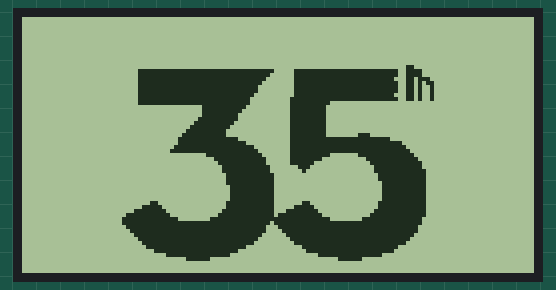
Recording of a sketch running on a simulated Arduino Uno, built with avr-gcc and run on an emulated ATmega328P. On the bench: 128×64 one-colour display.

Above: at 0.1 s.

The sketch:

ShowBitmap.ino
```cpp
#include <U8g2lib.h>

U8G2_ST7920_128X64_F_SW_SPI u8g2(U8G2_R0, 4, 3, 2);

// width: 128, height: 62  下面图的编码图

static const unsigned char bmp1[] U8X8_PROGMEM = {
0x00,0x00,0x00,0x00,0x00,0x00,0x00,0x00,0x00,0x00,0x00,0x00,0x00,0x00,0x00,0x00,0x00,0x00,0x00,0x00,0x00,0x00,0x00,0x00,0x00,0x00,0x00,0x00,0x00,0x00,0x00,0x00,
0x00,0x00,0x00,0x00,0x00,0x00,0x00,0x00,0x00,0x00,0x00,0x00,0x00,0x00,0x00,0x00,0x00,0x00,0x00,0x00,0x00,0x00,0x00,0x00,0x00,0x00,0x00,0x00,0x00,0x00,0x00,0x00,
0x00,0x00,0x00,0x00,0x00,0x00,0x00,0x00,0x00,0x00,0x00,0x00,0x00,0x00,0x00,0x00,0x00,0x00,0x00,0x00,0x00,0x00,0x00,0x00,0x00,0x00,0x00,0x00,0x00,0x00,0x00,0x00,
0x00,0x00,0x00,0x00,0x00,0x00,0x00,0x00,0x00,0x00,0x00,0x00,0x00,0x00,0x00,0x00,0x00,0x00,0x00,0x00,0x00,0x00,0x00,0x00,0x00,0x00,0x00,0x00,0x00,0x00,0x00,0x00,
0x00,0x00,0x00,0x00,0x00,0x00,0x00,0x00,0x00,0x00,0x00,0x00,0x00,0x00,0x00,0x00,0x00,0x00,0x00,0x00,0x00,0x00,0x00,0x00,0x00,0x00,0x00,0x00,0x00,0x00,0x00,0x00,
0x00,0x00,0x00,0x00,0x00,0x00,0x00,0x00,0x00,0x00,0x00,0x00,0x00,0x00,0x00,0x00,0x00,0x00,0x00,0x00,0x00,0x00,0x00,0x00,0x00,0x00,0x00,0x00,0x00,0x00,0x00,0x00,
0x00,0x00,0x00,0x00,0x00,0x00,0x00,0x00,0x00,0x00,0x00,0x00,0x03,0x00,0x00,0x00,0x00,0x00,0x00,0xE0,0xFF,0xFF,0xFF,0x7F,0xF0,0xFF,0xFF,0x3F,0x0F,0x00,0x00,0x00,
0x00,0x00,0x00,0xE0,0xFF,0xFF,0xFF,0x3F,0xF0,0xFF,0xFF,0x3F,0x0F,0x00,0x00,0x00,0x00,0x00,0x00,0xE0,0xFF,0xFF,0xFF,0x1F,0xF0,0xFF,0xFF,0x1F,0x3B,0x00,0x00,0x00,
0x00,0x00,0x00,0xE0,0xFF,0xFF,0xFF,0x0F,0xF0,0xFF,0xFF,0x3F,0x6B,0x00,0x00,0x00,0x00,0x00,0x00,0xE0,0xFF,0xFF,0xFF,0x07,0xF0,0xFF,0xFF,0x3F,0x4B,0x00,0x00,0x00,
0x00,0x00,0x00,0xE0,0xFF,0xFF,0xFF,0x07,0xF0,0xFF,0xFF,0x3F,0x4B,0x00,0x00,0x00,0x00,0x00,0x00,0xE0,0xFF,0xFF,0xFF,0x03,0xF0,0xFF,0xFF,0x1F,0x4B,0x00,0x00,0x00,
0x00,0x00,0x00,0xE0,0xFF,0xFF,0xFF,0x01,0xF8,0xFF,0xFF,0x3F,0x4B,0x00,0x00,0x00,0x00,0x00,0x00,0xE0,0xFF,0xFF,0xFF,0x01,0xF8,0x1F,0x00,0x00,0x00,0x00,0x00,0x00,
0x00,0x00,0x00,0x00,0x00,0xE0,0xFF,0x00,0xF8,0x0F,0x00,0x00,0x00,0x00,0x00,0x00,0x00,0x00,0x00,0x00,0x00,0xE0,0x7F,0x00,0xF8,0x0F,0x00,0x00,0x00,0x00,0x00,0x00,
0x00,0x00,0x00,0x00,0x00,0xE0,0x3F,0x00,0xF8,0x0F,0x00,0x00,0x00,0x00,0x00,0x00,0x00,0x00,0x00,0x00,0x00,0xF0,0x3F,0x00,0xF8,0x0F,0x00,0x00,0x00,0x00,0x00,0x00,
0x00,0x00,0x00,0x00,0x00,0xF8,0x1F,0x00,0xF8,0x0F,0x00,0x00,0x00,0x00,0x00,0x00,0x00,0x00,0x00,0x00,0x00,0xFC,0x0F,0x00,0xF8,0x0F,0x00,0x00,0x00,0x00,0x00,0x00,
0x00,0x00,0x00,0x00,0x00,0xFE,0x07,0x00,0xF8,0x0F,0x00,0x00,0x00,0x00,0x00,0x00,0x00,0x00,0x00,0x00,0x00,0xFF,0x07,0x00,0xF8,0x0F,0x70,0x00,0x00,0x00,0x00,0x00,
0x00,0x00,0x00,0x00,0x80,0xFF,0x3F,0x00,0xF8,0xFF,0xFF,0x0F,0x00,0x00,0x00,0x00,0x00,0x00,0x00,0x00,0x80,0xFF,0xFF,0x00,0xF8,0xFF,0xFF,0x7F,0x00,0x00,0x00,0x00,
0x00,0x00,0x00,0x00,0xC0,0xFF,0xFF,0x03,0xF8,0xFF,0xFF,0xFF,0x00,0x00,0x00,0x00,0x00,0x00,0x00,0x00,0xE0,0xFF,0xFF,0x07,0xF8,0xFF,0xFF,0xFF,0x01,0x00,0x00,0x00,
0x00,0x00,0x00,0x00,0x00,0xC0,0xFF,0x0F,0xF8,0x1F,0xF0,0xFF,0x03,0x00,0x00,0x00,0x00,0x00,0x00,0x00,0x00,0x00,0xFF,0x1F,0xF8,0x07,0xC0,0xFF,0x07,0x00,0x00,0x00,
0x00,0x00,0x00,0x00,0x00,0x00,0xFE,0x1F,0xF8,0x01,0x80,0xFF,0x0F,0x00,0x00,0x00,0x00,0x00,0x00,0x00,0x00,0x00,0xFC,0x3F,0xE0,0x00,0x00,0xFF,0x0F,0x00,0x00,0x00,
0x00,0x00,0x00,0x00,0x00,0x00,0xFC,0x3F,0x40,0x00,0x00,0xFF,0x1F,0x00,0x00,0x00,0x00,0x00,0x00,0x00,0x00,0x00,0xF8,0x7F,0x00,0x00,0x00,0xFE,0x1F,0x00,0x00,0x00,
0x00,0x00,0x00,0x00,0x00,0x00,0xF8,0x7F,0x00,0x00,0x00,0xFE,0x1F,0x00,0x00,0x00,0x00,0x00,0x00,0x00,0x00,0x00,0xF8,0x7F,0x00,0x00,0x00,0xFC,0x1F,0x00,0x00,0x00,
0x00,0x00,0x00,0x00,0x00,0x00,0xF0,0x7F,0x00,0x00,0x00,0xFC,0x1F,0x00,0x00,0x00,0x00,0x00,0x00,0x00,0x00,0x00,0xF0,0x7F,0x00,0x00,0x00,0xFC,0x1F,0x00,0x00,0x00,
0x00,0x00,0x00,0x00,0x00,0x00,0xF0,0x7F,0x00,0x00,0x00,0xFC,0x1F,0x00,0x00,0x00,0x00,0x00,0x00,0x00,0x00,0x00,0xF0,0x7F,0x00,0x00,0x00,0xFC,0x1F,0x00,0x00,0x00,
0x00,0x00,0x00,0x00,0x03,0x00,0xF8,0x7F,0xC0,0x00,0x00,0xFE,0x1F,0x00,0x00,0x00,0x00,0x00,0x00,0xC0,0x07,0x00,0xF8,0x7F,0xF0,0x01,0x00,0xFE,0x1F,0x00,0x00,0x00,
0x00,0x00,0x00,0xF0,0x0F,0x00,0xFC,0x7F,0xFC,0x03,0x00,0xFF,0x1F,0x00,0x00,0x00,0x00,0x00,0x00,0xFC,0x1F,0x00,0xFE,0x7F,0xFF,0x07,0x80,0xFF,0x1F,0x00,0x00,0x00,
0x00,0x00,0x00,0xFE,0x7F,0x80,0xFF,0xFF,0xFF,0x1F,0xE0,0xFF,0x0F,0x00,0x00,0x00,0x00,0x00,0x00,0xFE,0xFF,0xFF,0xFF,0xBF,0xFF,0xFF,0xFF,0xFF,0x0F,0x00,0x00,0x00,
0x00,0x00,0x00,0xFC,0xFF,0xFF,0xFF,0x1F,0xFF,0xFF,0xFF,0xFF,0x07,0x00,0x00,0x00,0x00,0x00,0x00,0xF8,0xFF,0xFF,0xFF,0x1F,0xFE,0xFF,0xFF,0xFF,0x07,0x00,0x00,0x00,
0x00,0x00,0x00,0xF0,0xFF,0xFF,0xFF,0x0F,0xFC,0xFF,0xFF,0xFF,0x03,0x00,0x00,0x00,0x00,0x00,0x00,0xE0,0xFF,0xFF,0xFF,0x07,0xF8,0xFF,0xFF,0xFF,0x01,0x00,0x00,0x00,
0x00,0x00,0x00,0xC0,0xFF,0xFF,0xFF,0x03,0xF0,0xFF,0xFF,0xFF,0x00,0x00,0x00,0x00,0x00,0x00,0x00,0x80,0xFF,0xFF,0xFF,0x00,0xC0,0xFF,0xFF,0x3F,0x00,0x00,0x00,0x00,
0x00,0x00,0x00,0x00,0xFE,0xFF,0x3F,0x00,0x80,0xFF,0xFF,0x1F,0x00,0x00,0x00,0x00,0x00,0x00,0x00,0x00,0xF0,0xFF,0x0F,0x00,0x00,0xFC,0xFF,0x03,0x00,0x00,0x00,0x00,
0x00,0x00,0x00,0x00,0x00,0x7E,0x00,0x00,0x00,0x80,0x1F,0x00,0x00,0x00,0x00,0x00,0x00,0x00,0x00,0x00,0x00,0x00,0x00,0x00,0x00,0x00,0x00,0x00,0x00,0x00,0x00,0x00,
0x00,0x00,0x00,0x00,0x00,0x00,0x00,0x00,0x00,0x00,0x00,0x00,0x00,0x00,0x00,0x00,0x00,0x00,0x00,0x00,0x00,0x00,0x00,0x00,0x00,0x00,0x00,0x00,0x00,0x00,0x00,0x00
};
void setup(void) {
  u8g2.begin();
  u8g2.enableUTF8Print();
  u8g2.setFont(u8g2_font_ncenB14_tr);
}

void loop(void) {
  u8g2.firstPage();
  do {
    u8g2.drawXBMP(0, 0, 128, 64, bmp1);
  } while ( u8g2.nextPage() );
  delay(500);
}
```
